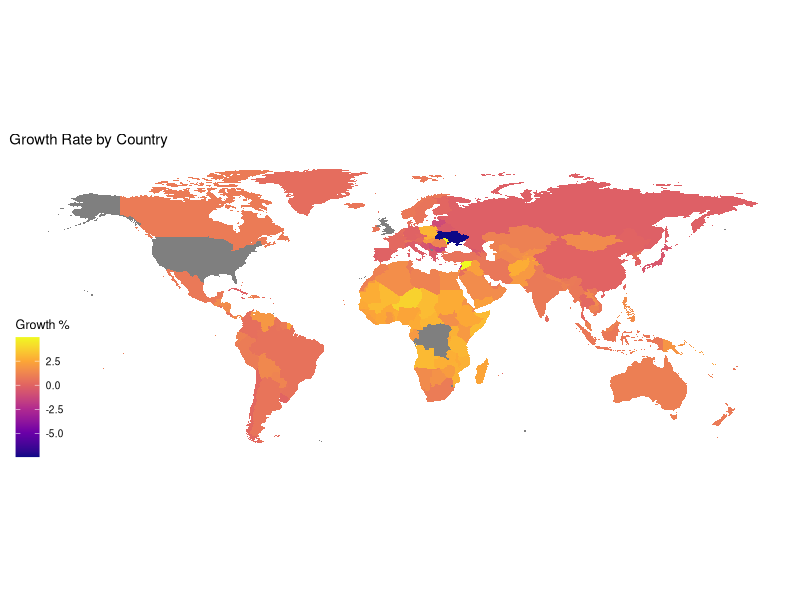
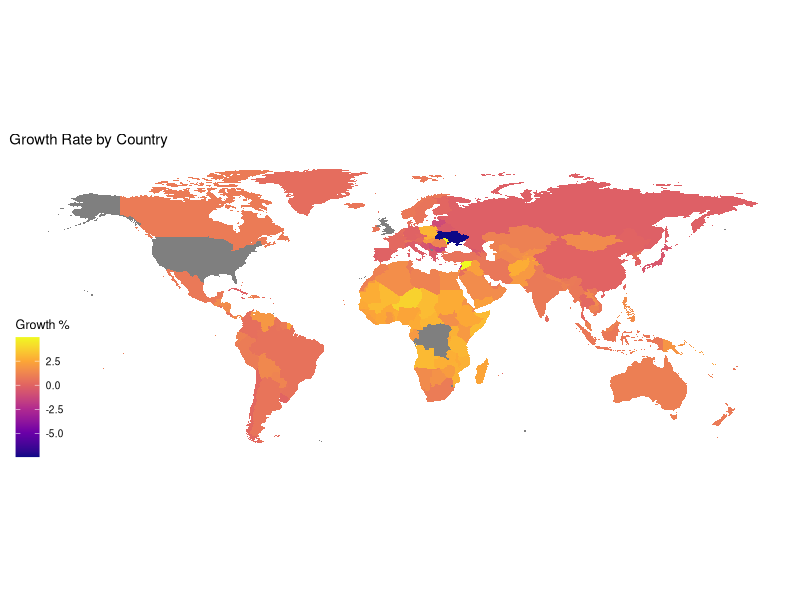

Generate these figures, in order, with R:
# Load the necessary libraries
library(dplyr)
library(ggplot2)
library(tidyverse)
library(ggthemes)

# Import the world_population.csv dataset
world_population <- read.csv("world_population_data.csv")

# Remove '%' from growth_rate column
world_population <- world_population %>%
        mutate(growth_rate = as.numeric(sub("%", "", growth_rate)))

# Create dataframe for world coordinates using map_data
world_coordinates <- map_data("world")

# Add map_data data, remove Antarctica, and join by region
world_map <- map_data("world") %>%
        filter(region != "Antarctica") %>%
        left_join(world_population, by = c("region" = "country"))

# Create a geom_polygon plot using ggplot2
print(ggplot(world_map) +
        geom_polygon(aes(long, lat, group = group, fill = growth_rate)) +
        coord_quickmap() +
        scale_fill_viridis_c(option = "plasma") +

        # Add labels to the plot
        labs(fill = "Growth %") +
        ggtitle("Growth Rate by Country") +

        # Tweak display of theme
        theme_map())

# Save the plot as a PNG file
ggsave("world_plot.png", dpi = 300)
